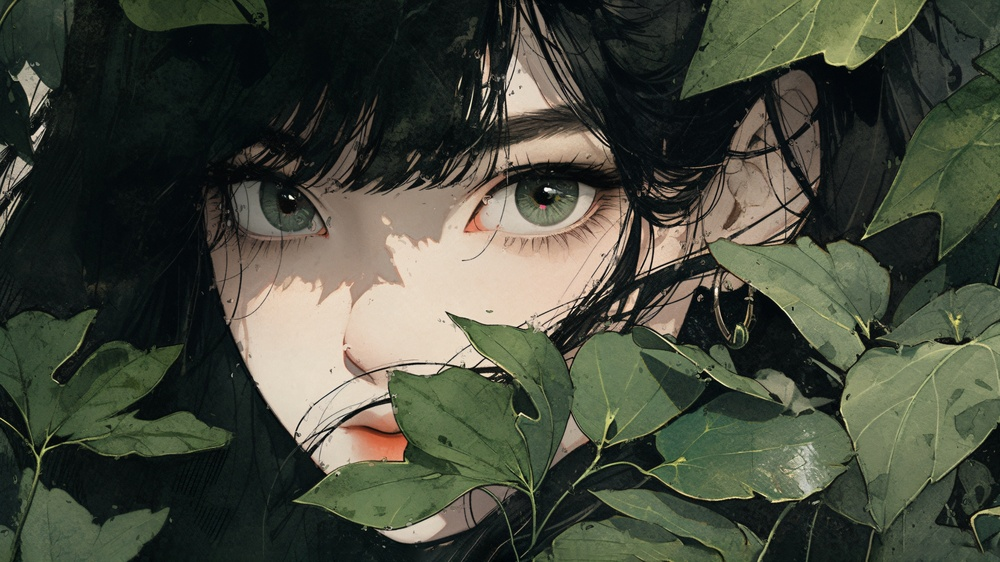
#> input picture 魏涵佳/wallpaper_green.jpg, 1000 x 562 px, shrunk from 2560 x 1440 before the run, found by its file name
$ python digital.py
#> lines starting #> are read from the running program, lines starting #| are printed output that depends on the picture; after the words box and inside, x2 and y2 are one past the last pixel; in counts of white or black regions, pixels touching at a corner belong together
from skimage.color import rgb2gray
import numpy as np
import cv2
import matplotlib.pyplot as plt

# Load the image
img = cv2.imread('../imgs/wallpaper_green.jpg')
#> img is the input picture: shape (562, 1000, 3); mean B, G, R 60.6, 74.1, 70
if img is not None:
    print(img.shape)  # (height, width, channels)
#| (562, 1000, 3)
else:
    print("Image not loaded")

# manually convert to grayscale
h, w = img.shape[:2]
#> h = 562; w = 1000

img_gray = np.zeros((h, w), dtype=img.dtype)
for i in range(h):
    for j in range(w):
        # constrain the pixel value to be between 0 and 255
        img_gray[i,j] = np.clip(img[i, j, 0] * 0.11 + img[i, j, 1] * 0.59 + img[i, j, 2] * 0.3, 0, 255)
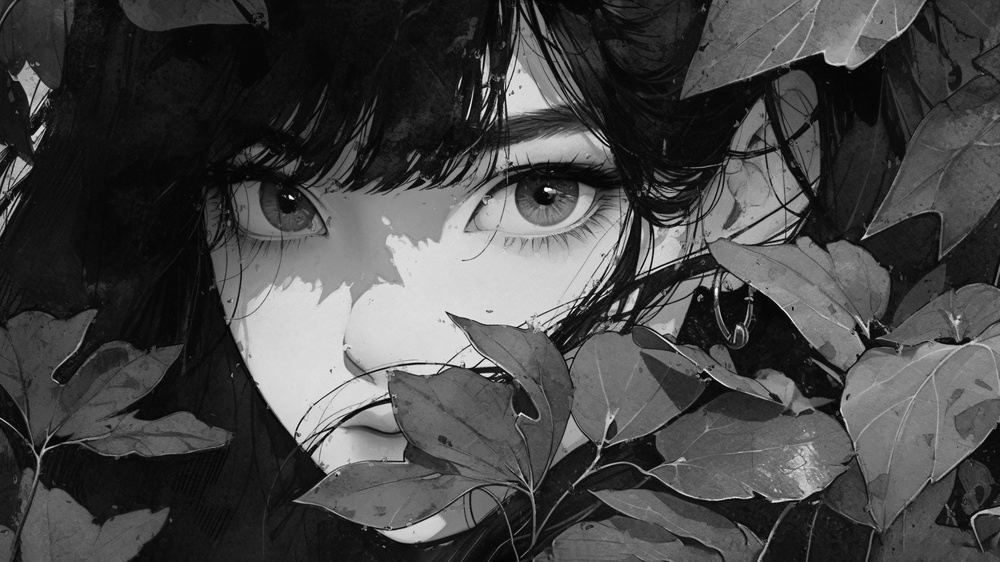
#> img_gray: shape (562, 1000); min 0, max 254, mean 70.9

# ----------------------------- use cv.imshow to display the image -----------------------------
cv2.namedWindow('gray_img', cv2.WINDOW_NORMAL)
cv2.resizeWindow('gray_img', 600, 600)
cv2.imshow('gray_img', img_gray)
cv2.waitKey(0)
cv2.destroyAllWindows()

# ----------------------------- use matplotlib to display the image -----------------------------
plt.subplot(221)
plt.imshow(img_gray, cmap='gray')
plt.title('Grayscale Image')
plt.axis('off')  # disable axis

# if use plt to show the cv2 loaded image, the color should be converted to RGB first.
plt.subplot(222)
plt.imshow(cv2.cvtColor(img, cv2.COLOR_BGR2RGB))
plt.title('Original Image')
plt.axis('off')

# ----------------------------- use skimage to convert to grayscale -----------------------------
img_rgb = plt.imread('../imgs/wallpaper_green.jpg')
img_gray_sk = rgb2gray(img_rgb)
plt.subplot(223)
plt.imshow(img_gray_sk, cmap='gray')
plt.title('Grayscale Image using skimage')
plt.axis('off')

# ----------------------------- use np to convert to binaryscale -----------------------------
img_binary = np.where(img_gray > 128, 255, 0)
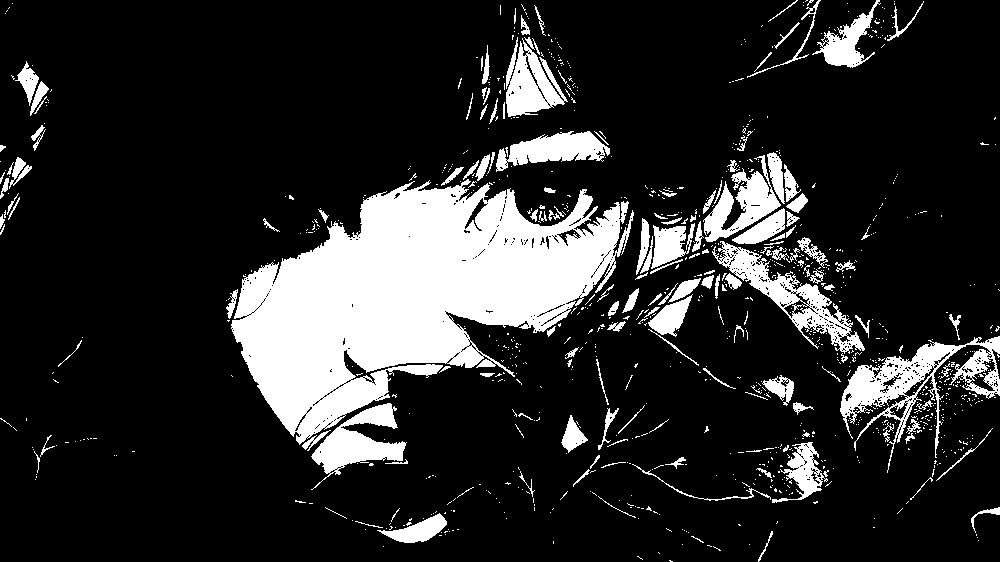
#> img_binary: shape (562, 1000) int64; 17.1% white; 1014 white regions (858 under 20 px), largest, box (x1, y1, x2, y2) and area: (231, 179, 634, 445) 54729, (840, 336, 1000, 473) 5611, (712, 241, 865, 354) 3913
plt.subplot(224)
plt.imshow(img_binary, cmap='gray')
plt.title('Binary Image')
plt.axis('off')

plt.show()
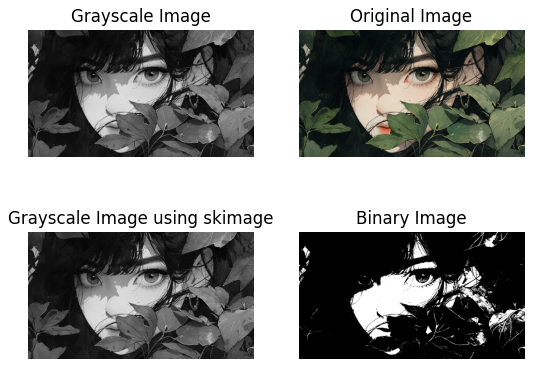
#> figure drawn by matplotlib, 4 panels
